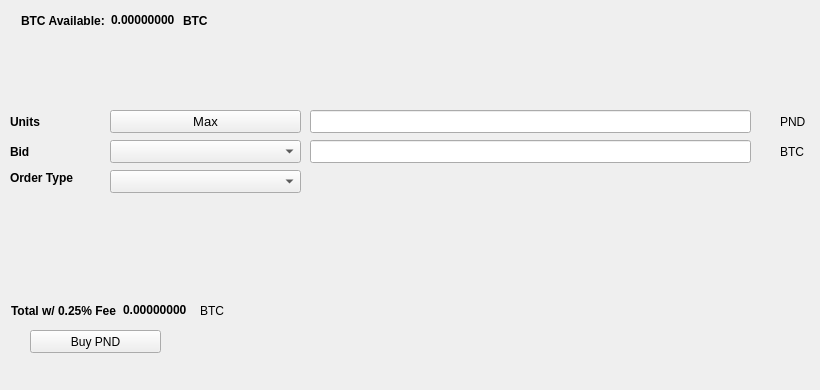
   <widget class="QWidget" name="BuyTab">
    <attribute name="title">
     <string>Buy</string>
    </attribute>
    <widget class="QPushButton" name="BuyPND">
     <property name="geometry">
      <rect>
       <x>30</x>
       <y>330</y>
       <width>131</width>
       <height>23</height>
      </rect>
     </property>
     <property name="text">
      <string>Buy PND</string>
     </property>
     <property name="icon">
      <iconset resource="../pandora.qrc">
       <normaloff>:/icons/bitcoin</normaloff>:/icons/bitcoin</iconset>
     </property>
    </widget>
    <widget class="QLabel" name="label_3">
     <property name="geometry">
      <rect>
       <x>10</x>
       <y>110</y>
       <width>46</width>
       <height>23</height>
      </rect>
     </property>
     <property name="font">
      <font>
       <weight>75</weight>
       <bold>true</bold>
      </font>
     </property>
     <property name="text">
      <string>Units</string>
     </property>
    </widget>
    <widget class="QLineEdit" name="UnitsInput">
     <property name="geometry">
      <rect>
       <x>310</x>
       <y>110</y>
       <width>441</width>
       <height>23</height>
      </rect>
     </property>
     <property name="font">
      <font>
       <pointsize>9</pointsize>
       <weight>75</weight>
       <bold>true</bold>
      </font>
     </property>
    </widget>
    <widget class="QLineEdit" name="BuyBidPriceEdit">
     <property name="geometry">
      <rect>
       <x>310</x>
       <y>140</y>
       <width>441</width>
       <height>23</height>
      </rect>
     </property>
     <property name="font">
      <font>
       <pointsize>9</pointsize>
       <weight>75</weight>
       <bold>true</bold>
      </font>
     </property>
    </widget>
    <widget class="QLabel" name="label_4">
     <property name="geometry">
      <rect>
       <x>780</x>
       <y>110</y>
       <width>31</width>
       <height>23</height>
      </rect>
     </property>
     <property name="text">
      <string>PND</string>
     </property>
    </widget>
    <widget class="QLabel" name="label_5">
     <property name="geometry">
      <rect>
       <x>780</x>
       <y>140</y>
       <width>31</width>
       <height>23</height>
      </rect>
     </property>
     <property name="text">
      <string>BTC</string>
     </property>
    </widget>
    <widget class="QLabel" name="label_6">
     <property name="geometry">
      <rect>
       <x>10</x>
       <y>140</y>
       <width>46</width>
       <height>23</height>
      </rect>
     </property>
     <property name="font">
      <font>
       <weight>75</weight>
       <bold>true</bold>
      </font>
     </property>
     <property name="text">
      <string>Bid</string>
     </property>
    </widget>
    <widget class="QLabel" name="label_7">
     <property name="geometry">
      <rect>
       <x>10</x>
       <y>170</y>
       <width>91</width>
       <height>16</height>
      </rect>
     </property>
     <property name="font">
      <font>
       <weight>75</weight>
       <bold>true</bold>
      </font>
     </property>
     <property name="text">
      <string>Order Type</string>
     </property>
    </widget>
    <widget class="QPushButton" name="Buy_Max_Amount">
     <property name="geometry">
      <rect>
       <x>110</x>
       <y>110</y>
       <width>191</width>
       <height>23</height>
      </rect>
     </property>
     <property name="font">
      <font>
       <pointsize>10</pointsize>
      </font>
     </property>
     <property name="text">
      <string>Max</string>
     </property>
    </widget>
    <widget class="QComboBox" name="BuyBidcomboBox">
     <property name="geometry">
      <rect>
       <x>110</x>
       <y>140</y>
       <width>191</width>
       <height>23</height>
      </rect>
     </property>
     <property name="font">
      <font>
       <pointsize>10</pointsize>
      </font>
     </property>
    </widget>
    <widget class="QComboBox" name="buyOrdertypeCombo">
     <property name="geometry">
      <rect>
       <x>110</x>
       <y>170</y>
       <width>191</width>
       <height>23</height>
      </rect>
     </property>
     <property name="font">
      <font>
       <pointsize>10</pointsize>
      </font>
     </property>
    </widget>
    <widget class="QWidget" name="layoutWidget1">
     <property name="geometry">
      <rect>
       <x>21</x>
       <y>11</y>
       <width>227</width>
       <height>19</height>
      </rect>
     </property>
     <layout class="QHBoxLayout" name="horizontalLayout_3">
      <item>
       <widget class="QLabel" name="label232">
        <property name="font">
         <font>
          <weight>75</weight>
          <bold>true</bold>
         </font>
        </property>
        <property name="text">
         <string>BTC Available:</string>
        </property>
       </widget>
      </item>
      <item>
       <widget class="QLabel" name="BtcAvailableLbl">
        <property name="palette">
         <palette>
          <active>
           <colorrole role="WindowText">
            <brush brushstyle="SolidPattern">
             <color alpha="255">
              <red>0</red>
              <green>0</green>
              <blue>0</blue>
             </color>
            </brush>
           </colorrole>
           <colorrole role="Button">
            <brush brushstyle="SolidPattern">
             <color alpha="255">
              <red>0</red>
              <green>170</green>
              <blue>0</blue>
             </color>
            </brush>
           </colorrole>
           <colorrole role="Light">
            <brush brushstyle="SolidPattern">
             <color alpha="255">
              <red>0</red>
              <green>255</green>
              <blue>0</blue>
             </color>
            </brush>
           </colorrole>
           <colorrole role="Midlight">
            <brush brushstyle="SolidPattern">
             <color alpha="255">
              <red>0</red>
              <green>212</green>
              <blue>0</blue>
             </color>
            </brush>
           </colorrole>
           <colorrole role="Dark">
            <brush brushstyle="SolidPattern">
             <color alpha="255">
              <red>0</red>
              <green>85</green>
              <blue>0</blue>
             </color>
            </brush>
           </colorrole>
           <colorrole role="Mid">
            <brush brushstyle="SolidPattern">
             <color alpha="255">
              <red>0</red>
              <green>113</green>
              <blue>0</blue>
             </color>
            </brush>
           </colorrole>
           <colorrole role="Text">
            <brush brushstyle="SolidPattern">
             <color alpha="255">
              <red>0</red>
              <green>170</green>
              <blue>0</blue>
             </color>
            </brush>
           </colorrole>
           <colorrole role="BrightText">
            <brush brushstyle="SolidPattern">
             <color alpha="255">
              <red>255</red>
              <green>255</green>
              <blue>255</blue>
             </color>
            </brush>
           </colorrole>
           <colorrole role="ButtonText">
            <brush brushstyle="SolidPattern">
             <color alpha="255">
              <red>0</red>
              <green>0</green>
              <blue>0</blue>
             </color>
            </brush>
           </colorrole>
           <colorrole role="Base">
            <brush brushstyle="SolidPattern">
             <color alpha="255">
              <red>255</red>
              <green>255</green>
              <blue>255</blue>
             </color>
            </brush>
           </colorrole>
           <colorrole role="Window">
            <brush brushstyle="SolidPattern">
             <color alpha="255">
              <red>0</red>
              <green>170</green>
              <blue>0</blue>
             </color>
            </brush>
           </colorrole>
           <colorrole role="Shadow">
            <brush brushstyle="SolidPattern">
             <color alpha="255">
              <red>0</red>
              <green>0</green>
              <blue>0</blue>
             </color>
            </brush>
           </colorrole>
           <colorrole role="AlternateBase">
            <brush brushstyle="SolidPattern">
             <color alpha="255">
              <red>127</red>
              <green>212</green>
              <blue>127</blue>
             </color>
            </brush>
           </colorrole>
           <colorrole role="ToolTipBase">
            <brush brushstyle="SolidPattern">
             <color alpha="255">
              <red>255</red>
              <green>255</green>
              <blue>220</blue>
             </color>
            </brush>
           </colorrole>
           <colorrole role="ToolTipText">
            <brush brushstyle="SolidPattern">
             <color alpha="255">
              <red>0</red>
              <green>0</green>
              <blue>0</blue>
             </color>
            </brush>
           </colorrole>
          </active>
          <inactive>
           <colorrole role="WindowText">
            <brush brushstyle="SolidPattern">
             <color alpha="255">
              <red>0</red>
              <green>0</green>
              <blue>0</blue>
             </color>
            </brush>
           </colorrole>
           <colorrole role="Button">
            <brush brushstyle="SolidPattern">
             <color alpha="255">
              <red>0</red>
              <green>170</green>
              <blue>0</blue>
             </color>
            </brush>
           </colorrole>
           <colorrole role="Light">
            <brush brushstyle="SolidPattern">
             <color alpha="255">
              <red>0</red>
              <green>255</green>
              <blue>0</blue>
             </color>
            </brush>
           </colorrole>
           <colorrole role="Midlight">
            <brush brushstyle="SolidPattern">
             <color alpha="255">
              <red>0</red>
              <green>212</green>
              <blue>0</blue>
             </color>
            </brush>
           </colorrole>
           <colorrole role="Dark">
            <brush brushstyle="SolidPattern">
             <color alpha="255">
              <red>0</red>
              <green>85</green>
              <blue>0</blue>
             </color>
            </brush>
           </colorrole>
           <colorrole role="Mid">
            <brush brushstyle="SolidPattern">
             <color alpha="255">
              <red>0</red>
              <green>113</green>
              <blue>0</blue>
             </color>
            </brush>
           </colorrole>
           <colorrole role="Text">
            <brush brushstyle="SolidPattern">
             <color alpha="255">
              <red>0</red>
              <green>170</green>
              <blue>0</blue>
             </color>
            </brush>
           </colorrole>
           <colorrole role="BrightText">
            <brush brushstyle="SolidPattern">
             <color alpha="255">
              <red>255</red>
              <green>255</green>
              <blue>255</blue>
             </color>
            </brush>
           </colorrole>
           <colorrole role="ButtonText">
            <brush brushstyle="SolidPattern">
             <color alpha="255">
              <red>0</red>
              <green>0</green>
              <blue>0</blue>
             </color>
            </brush>
           </colorrole>
           <colorrole role="Base">
            <brush brushstyle="SolidPattern">
             <color alpha="255">
              <red>255</red>
              <green>255</green>
              <blue>255</blue>
             </color>
            </brush>
           </colorrole>
           <colorrole role="Window">
            <brush brushstyle="SolidPattern">
             <color alpha="255">
              <red>0</red>
              <green>170</green>
              <blue>0</blue>
             </color>
            </brush>
           </colorrole>
           <colorrole role="Shadow">
            <brush brushstyle="SolidPattern">
             <color alpha="255">
              <red>0</red>
              <green>0</green>
              <blue>0</blue>
             </color>
            </brush>
           </colorrole>
           <colorrole role="AlternateBase">
            <brush brushstyle="SolidPattern">
             <color alpha="255">
              <red>127</red>
              <green>212</green>
              <blue>127</blue>
             </color>
            </brush>
           </colorrole>
           <colorrole role="ToolTipBase">
            <brush brushstyle="SolidPattern">
             <color alpha="255">
              <red>255</red>
              <green>255</green>
              <blue>220</blue>
             </color>
            </brush>
           </colorrole>
           <colorrole role="ToolTipText">
            <brush brushstyle="SolidPattern">
             <color alpha="255">
              <red>0</red>
              <green>0</green>
              <blue>0</blue>
             </color>
            </brush>
           </colorrole>
          </inactive>
          <disabled>
           <colorrole role="WindowText">
            <brush brushstyle="SolidPattern">
             <color alpha="255">
              <red>0</red>
              <green>85</green>
              <blue>0</blue>
             </color>
            </brush>
           </colorrole>
           <colorrole role="Button">
            <brush brushstyle="SolidPattern">
             <color alpha="255">
              <red>0</red>
              <green>170</green>
              <blue>0</blue>
             </color>
            </brush>
           </colorrole>
           <colorrole role="Light">
            <brush brushstyle="SolidPattern">
             <color alpha="255">
              <red>0</red>
              <green>255</green>
              <blue>0</blue>
             </color>
            </brush>
           </colorrole>
           <colorrole role="Midlight">
            <brush brushstyle="SolidPattern">
             <color alpha="255">
              <red>0</red>
              <green>212</green>
              <blue>0</blue>
             </color>
            </brush>
           </colorrole>
           <colorrole role="Dark">
            <brush brushstyle="SolidPattern">
             <color alpha="255">
              <red>0</red>
              <green>85</green>
              <blue>0</blue>
             </color>
            </brush>
           </colorrole>
           <colorrole role="Mid">
            <brush brushstyle="SolidPattern">
             <color alpha="255">
              <red>0</red>
              <green>113</green>
              <blue>0</blue>
             </color>
            </brush>
           </colorrole>
           <colorrole role="Text">
            <brush brushstyle="SolidPattern">
             <color alpha="255">
              <red>0</red>
              <green>85</green>
              <blue>0</blue>
             </color>
            </brush>
           </colorrole>
           <colorrole role="BrightText">
            <brush brushstyle="SolidPattern">
             <color alpha="255">
              <red>255</red>
              <green>255</green>
              <blue>255</blue>
             </color>
            </brush>
           </colorrole>
           <colorrole role="ButtonText">
            <brush brushstyle="SolidPattern">
             <color alpha="255">
              <red>0</red>
              <green>85</green>
              <blue>0</blue>
             </color>
            </brush>
           </colorrole>
           <colorrole role="Base">
            <brush brushstyle="SolidPattern">
             <color alpha="255">
              <red>0</red>
              <green>170</green>
              <blue>0</blue>
             </color>
            </brush>
           </colorrole>
           <colorrole role="Window">
            <brush brushstyle="SolidPattern">
             <color alpha="255">
              <red>0</red>
              <green>170</green>
              <blue>0</blue>
             </color>
            </brush>
           </colorrole>
           <colorrole role="Shadow">
            <brush brushstyle="SolidPattern">
             <color alpha="255">
              <red>0</red>
              <green>0</green>
              <blue>0</blue>
             </color>
            </brush>
           </colorrole>
           <colorrole role="AlternateBase">
            <brush brushstyle="SolidPattern">
             <color alpha="255">
              <red>0</red>
              <green>170</green>
              <blue>0</blue>
             </color>
            </brush>
           </colorrole>
           <colorrole role="ToolTipBase">
            <brush brushstyle="SolidPattern">
             <color alpha="255">
              <red>255</red>
              <green>255</green>
              <blue>220</blue>
             </color>
            </brush>
           </colorrole>
           <colorrole role="ToolTipText">
            <brush brushstyle="SolidPattern">
             <color alpha="255">
              <red>0</red>
              <green>0</green>
              <blue>0</blue>
             </color>
            </brush>
           </colorrole>
          </disabled>
         </palette>
        </property>
        <property name="font">
         <font>
          <weight>75</weight>
          <bold>true</bold>
         </font>
        </property>
        <property name="text">
         <string>0.00000000</string>
        </property>
        <property name="textInteractionFlags">
         <set>Qt::LinksAccessibleByMouse|Qt::TextSelectableByKeyboard|Qt::TextSelectableByMouse</set>
        </property>
       </widget>
      </item>
      <item>
       <widget class="QLabel" name="BtcAvailableLbl_2">
        <property name="font">
         <font>
          <weight>75</weight>
          <bold>true</bold>
         </font>
        </property>
        <property name="text">
         <string>BTC</string>
        </property>
       </widget>
      </item>
     </layout>
    </widget>
    <widget class="QWidget" name="layoutWidge2">
     <property name="geometry">
      <rect>
       <x>11</x>
       <y>301</y>
       <width>259</width>
       <height>19</height>
      </rect>
     </property>
     <layout class="QHBoxLayout" name="horizontalLayout_4">
      <item>
       <widget class="QLabel" name="label_9">
        <property name="font">
         <font>
          <weight>75</weight>
          <bold>true</bold>
         </font>
        </property>
        <property name="text">
         <string>Total w/ 0.25% Fee</string>
        </property>
       </widget>
      </item>
      <item>
       <widget class="QLabel" name="BuyCostLabel">
        <property name="palette">
         <palette>
          <active>
           <colorrole role="WindowText">
            <brush brushstyle="SolidPattern">
             <color alpha="255">
              <red>0</red>
              <green>0</green>
              <blue>0</blue>
             </color>
            </brush>
           </colorrole>
           <colorrole role="Button">
            <brush brushstyle="SolidPattern">
             <color alpha="255">
              <red>0</red>
              <green>170</green>
              <blue>0</blue>
             </color>
            </brush>
           </colorrole>
           <colorrole role="Light">
            <brush brushstyle="SolidPattern">
             <color alpha="255">
              <red>0</red>
              <green>255</green>
              <blue>0</blue>
             </color>
            </brush>
           </colorrole>
           <colorrole role="Midlight">
            <brush brushstyle="SolidPattern">
             <color alpha="255">
              <red>0</red>
              <green>212</green>
              <blue>0</blue>
             </color>
            </brush>
           </colorrole>
           <colorrole role="Dark">
            <brush brushstyle="SolidPattern">
             <color alpha="255">
              <red>0</red>
              <green>85</green>
              <blue>0</blue>
             </color>
            </brush>
           </colorrole>
           <colorrole role="Mid">
            <brush brushstyle="SolidPattern">
             <color alpha="255">
              <red>0</red>
              <green>113</green>
              <blue>0</blue>
             </color>
            </brush>
           </colorrole>
           <colorrole role="Text">
            <brush brushstyle="SolidPattern">
             <color alpha="255">
              <red>0</red>
              <green>170</green>
              <blue>0</blue>
             </color>
            </brush>
           </colorrole>
           <colorrole role="BrightText">
            <brush brushstyle="SolidPattern">
             <color alpha="255">
              <red>255</red>
              <green>255</green>
              <blue>255</blue>
             </color>
            </brush>
           </colorrole>
           <colorrole role="ButtonText">
            <brush brushstyle="SolidPattern">
             <color alpha="255">
              <red>0</red>
              <green>0</green>
              <blue>0</blue>
             </color>
            </brush>
           </colorrole>
           <colorrole role="Base">
            <brush brushstyle="SolidPattern">
             <color alpha="255">
              <red>255</red>
              <green>255</green>
              <blue>255</blue>
             </color>
            </brush>
           </colorrole>
           <colorrole role="Window">
            <brush brushstyle="SolidPattern">
             <color alpha="255">
              <red>0</red>
              <green>170</green>
              <blue>0</blue>
             </color>
            </brush>
           </colorrole>
           <colorrole role="Shadow">
            <brush brushstyle="SolidPattern">
             <color alpha="255">
              <red>0</red>
              <green>0</green>
              <blue>0</blue>
             </color>
            </brush>
           </colorrole>
           <colorrole role="AlternateBase">
            <brush brushstyle="SolidPattern">
             <color alpha="255">
              <red>127</red>
              <green>212</green>
              <blue>127</blue>
             </color>
            </brush>
           </colorrole>
           <colorrole role="ToolTipBase">
            <brush brushstyle="SolidPattern">
             <color alpha="255">
              <red>255</red>
              <green>255</green>
              <blue>220</blue>
             </color>
            </brush>
           </colorrole>
           <colorrole role="ToolTipText">
            <brush brushstyle="SolidPattern">
             <color alpha="255">
              <red>0</red>
              <green>0</green>
              <blue>0</blue>
             </color>
            </brush>
           </colorrole>
          </active>
          <inactive>
           <colorrole role="WindowText">
            <brush brushstyle="SolidPattern">
             <color alpha="255">
              <red>0</red>
              <green>0</green>
              <blue>0</blue>
             </color>
            </brush>
           </colorrole>
           <colorrole role="Button">
            <brush brushstyle="SolidPattern">
             <color alpha="255">
              <red>0</red>
              <green>170</green>
              <blue>0</blue>
             </color>
            </brush>
           </colorrole>
           <colorrole role="Light">
            <brush brushstyle="SolidPattern">
             <color alpha="255">
              <red>0</red>
              <green>255</green>
              <blue>0</blue>
             </color>
            </brush>
           </colorrole>
           <colorrole role="Midlight">
            <brush brushstyle="SolidPattern">
             <color alpha="255">
              <red>0</red>
              <green>212</green>
              <blue>0</blue>
             </color>
            </brush>
           </colorrole>
           <colorrole role="Dark">
            <brush brushstyle="SolidPattern">
             <color alpha="255">
              <red>0</red>
              <green>85</green>
              <blue>0</blue>
             </color>
            </brush>
           </colorrole>
           <colorrole role="Mid">
            <brush brushstyle="SolidPattern">
             <color alpha="255">
              <red>0</red>
              <green>113</green>
              <blue>0</blue>
             </color>
            </brush>
           </colorrole>
           <colorrole role="Text">
            <brush brushstyle="SolidPattern">
             <color alpha="255">
              <red>0</red>
              <green>170</green>
              <blue>0</blue>
             </color>
            </brush>
           </colorrole>
           <colorrole role="BrightText">
            <brush brushstyle="SolidPattern">
             <color alpha="255">
              <red>255</red>
              <green>255</green>
              <blue>255</blue>
             </color>
            </brush>
           </colorrole>
           <colorrole role="ButtonText">
            <brush brushstyle="SolidPattern">
             <color alpha="255">
              <red>0</red>
              <green>0</green>
              <blue>0</blue>
             </color>
            </brush>
           </colorrole>
           <colorrole role="Base">
            <brush brushstyle="SolidPattern">
             <color alpha="255">
              <red>255</red>
              <green>255</green>
              <blue>255</blue>
             </color>
            </brush>
           </colorrole>
           <colorrole role="Window">
            <brush brushstyle="SolidPattern">
             <color alpha="255">
              <red>0</red>
              <green>170</green>
              <blue>0</blue>
             </color>
            </brush>
           </colorrole>
           <colorrole role="Shadow">
            <brush brushstyle="SolidPattern">
             <color alpha="255">
              <red>0</red>
              <green>0</green>
              <blue>0</blue>
             </color>
            </brush>
           </colorrole>
           <colorrole role="AlternateBase">
            <brush brushstyle="SolidPattern">
             <color alpha="255">
              <red>127</red>
              <green>212</green>
              <blue>127</blue>
             </color>
            </brush>
           </colorrole>
           <colorrole role="ToolTipBase">
            <brush brushstyle="SolidPattern">
             <color alpha="255">
              <red>255</red>
              <green>255</green>
              <blue>220</blue>
             </color>
            </brush>
           </colorrole>
           <colorrole role="ToolTipText">
            <brush brushstyle="SolidPattern">
             <color alpha="255">
              <red>0</red>
              <green>0</green>
              <blue>0</blue>
             </color>
            </brush>
           </colorrole>
          </inactive>
          <disabled>
           <colorrole role="WindowText">
            <brush brushstyle="SolidPattern">
             <color alpha="255">
              <red>0</red>
              <green>85</green>
              <blue>0</blue>
             </color>
            </brush>
           </colorrole>
           <colorrole role="Button">
            <brush brushstyle="SolidPattern">
             <color alpha="255">
              <red>0</red>
              <green>170</green>
              <blue>0</blue>
             </color>
            </brush>
           </colorrole>
           <colorrole role="Light">
            <brush brushstyle="SolidPattern">
             <color alpha="255">
              <red>0</red>
              <green>255</green>
              <blue>0</blue>
             </color>
            </brush>
           </colorrole>
           <colorrole role="Midlight">
            <brush brushstyle="SolidPattern">
             <color alpha="255">
              <red>0</red>
              <green>212</green>
              <blue>0</blue>
             </color>
            </brush>
           </colorrole>
           <colorrole role="Dark">
            <brush brushstyle="SolidPattern">
             <color alpha="255">
              <red>0</red>
              <green>85</green>
              <blue>0</blue>
             </color>
            </brush>
           </colorrole>
           <colorrole role="Mid">
            <brush brushstyle="SolidPattern">
             <color alpha="255">
              <red>0</red>
              <green>113</green>
              <blue>0</blue>
             </color>
            </brush>
           </colorrole>
           <colorrole role="Text">
            <brush brushstyle="SolidPattern">
             <color alpha="255">
              <red>0</red>
              <green>85</green>
              <blue>0</blue>
             </color>
            </brush>
           </colorrole>
           <colorrole role="BrightText">
            <brush brushstyle="SolidPattern">
             <color alpha="255">
              <red>255</red>
              <green>255</green>
              <blue>255</blue>
             </color>
            </brush>
           </colorrole>
           <colorrole role="ButtonText">
            <brush brushstyle="SolidPattern">
             <color alpha="255">
              <red>0</red>
              <green>85</green>
              <blue>0</blue>
             </color>
            </brush>
           </colorrole>
           <colorrole role="Base">
            <brush brushstyle="SolidPattern">
             <color alpha="255">
              <red>0</red>
              <green>170</green>
              <blue>0</blue>
             </color>
            </brush>
           </colorrole>
           <colorrole role="Window">
            <brush brushstyle="SolidPattern">
             <color alpha="255">
              <red>0</red>
              <green>170</green>
              <blue>0</blue>
             </color>
            </brush>
           </colorrole>
           <colorrole role="Shadow">
            <brush brushstyle="SolidPattern">
             <color alpha="255">
              <red>0</red>
              <green>0</green>
              <blue>0</blue>
             </color>
            </brush>
           </colorrole>
           <colorrole role="AlternateBase">
            <brush brushstyle="SolidPattern">
             <color alpha="255">
              <red>0</red>
              <green>170</green>
              <blue>0</blue>
             </color>
            </brush>
           </colorrole>
           <colorrole role="ToolTipBase">
            <brush brushstyle="SolidPattern">
             <color alpha="255">
              <red>255</red>
              <green>255</green>
              <blue>220</blue>
             </color>
            </brush>
           </colorrole>
           <colorrole role="ToolTipText">
            <brush brushstyle="SolidPattern">
             <color alpha="255">
              <red>0</red>
              <green>0</green>
              <blue>0</blue>
             </color>
            </brush>
           </colorrole>
          </disabled>
         </palette>
        </property>
        <property name="font">
         <font>
          <weight>75</weight>
          <bold>true</bold>
         </font>
        </property>
        <property name="autoFillBackground">
         <bool>false</bool>
        </property>
        <property name="text">
         <string>0.00000000</string>
        </property>
        <property name="textInteractionFlags">
         <set>Qt::LinksAccessibleByMouse|Qt::TextSelectableByMouse</set>
        </property>
       </widget>
      </item>
      <item>
       <widget class="QLabel" name="label_10">
        <property name="font">
         <font>
          <weight>50</weight>
          <bold>false</bold>
         </font>
        </property>
        <property name="text">
         <string>BTC</string>
        </property>
       </widget>
      </item>
     </layout>
    </widget>
    <widget class="QLabel" name="label_24">
     <property name="geometry">
      <rect>
       <x>460</x>
       <y>300</y>
       <width>281</width>
       <height>81</height>
      </rect>
     </property>
     <property name="text">
      <string/>
     </property>
     <property name="pixmap">
      <pixmap>:/images/bittrex</pixmap>
     </property>
    </widget>
   </widget>
